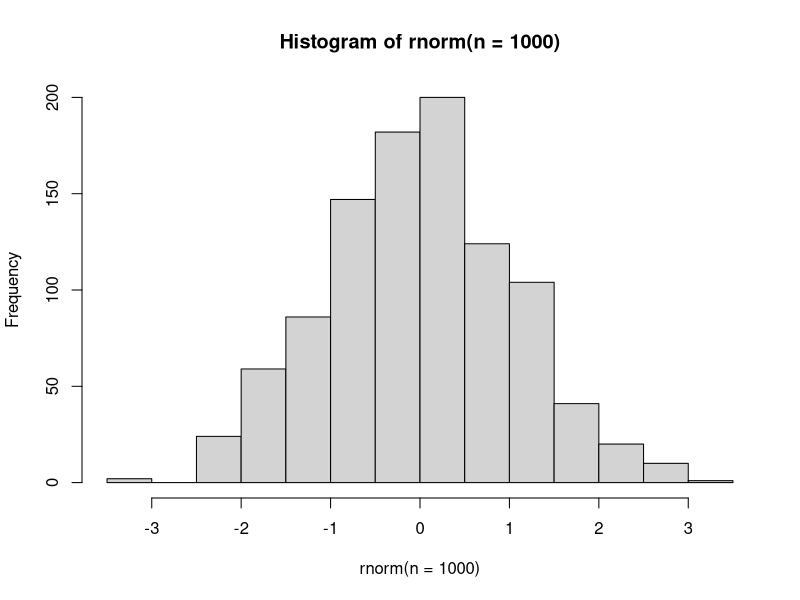
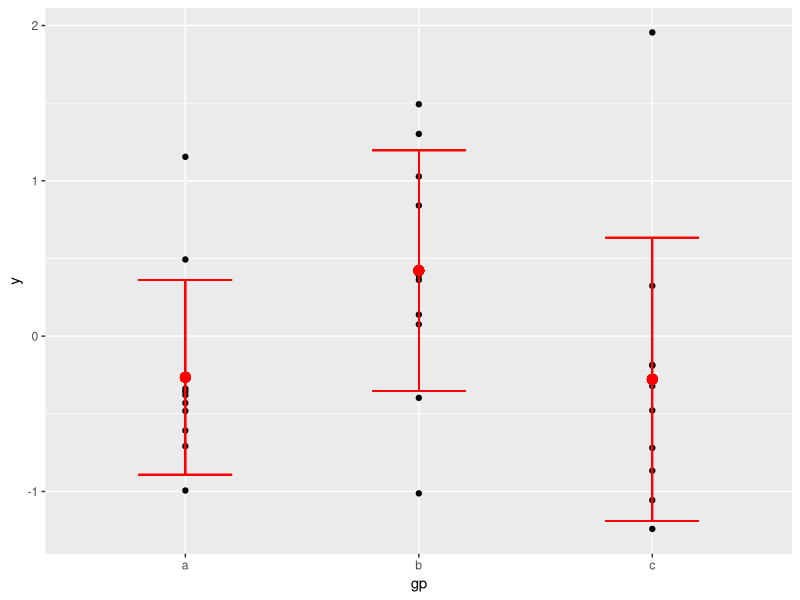

Write the R code that produced these figures, in order.
hist(rnorm(n = 1000))
library("ggplot2")

df <- data.frame(
  gp = factor(rep(letters[1:3], each = 10)),
  y = rnorm(30)
)
ds <- do.call(rbind, lapply(split(df, df$gp), function(d) {
  data.frame(mean = mean(d$y), sd = sd(d$y), gp = d$gp)
}))

ggplot() +
  geom_point(data = df, aes(gp, y)) +
  geom_point(data = ds, aes(gp, mean), colour = 'red', size = 3) +
  geom_errorbar(
    data = ds,
    aes(gp, mean, ymin = mean - sd, ymax = mean + sd),
    colour = 'red',
    width = 0.4
  )

vet <- c(1, 2, 5, 6, 3)

for (i in vet) {
  print(i)
}
